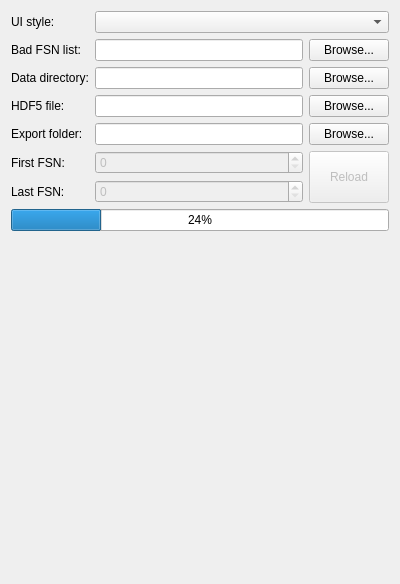
       <widget class="QWidget" name="ioPage">
        <property name="geometry">
         <rect>
          <x>0</x>
          <y>0</y>
          <width>400</width>
          <height>584</height>
         </rect>
        </property>
        <property name="sizePolicy">
         <sizepolicy hsizetype="Minimum" vsizetype="Preferred">
          <horstretch>0</horstretch>
          <verstretch>0</verstretch>
         </sizepolicy>
        </property>
        <attribute name="label">
         <string>Input/output</string>
        </attribute>
        <layout class="QGridLayout" name="gridLayout">
         <item row="4" column="1">
          <widget class="QLineEdit" name="exportFolderLineEdit"/>
         </item>
         <item row="0" column="1" colspan="2">
          <widget class="QComboBox" name="uiStyleComboBox"/>
         </item>
         <item row="0" column="0">
          <widget class="QLabel" name="label_24">
           <property name="text">
            <string>UI style:</string>
           </property>
          </widget>
         </item>
         <item row="6" column="1">
          <widget class="QSpinBox" name="firstFSNSpinBox">
           <property name="enabled">
            <bool>false</bool>
           </property>
           <property name="sizePolicy">
            <sizepolicy hsizetype="MinimumExpanding" vsizetype="Fixed">
             <horstretch>0</horstretch>
             <verstretch>0</verstretch>
            </sizepolicy>
           </property>
           <property name="maximum">
            <number>999999</number>
           </property>
          </widget>
         </item>
         <item row="6" column="2" rowspan="2">
          <widget class="QPushButton" name="reloadPushButton">
           <property name="enabled">
            <bool>false</bool>
           </property>
           <property name="sizePolicy">
            <sizepolicy hsizetype="Minimum" vsizetype="Minimum">
             <horstretch>0</horstretch>
             <verstretch>0</verstretch>
            </sizepolicy>
           </property>
           <property name="text">
            <string>Reload</string>
           </property>
           <property name="icon">
            <iconset theme="view-refresh">
             <normaloff>../../../../../</normaloff>../../../../../</iconset>
           </property>
          </widget>
         </item>
         <item row="7" column="0">
          <widget class="QLabel" name="label_3">
           <property name="sizePolicy">
            <sizepolicy hsizetype="Minimum" vsizetype="Preferred">
             <horstretch>0</horstretch>
             <verstretch>0</verstretch>
            </sizepolicy>
           </property>
           <property name="text">
            <string>Last FSN:</string>
           </property>
           <property name="buddy">
            <cstring>lastFSNSpinBox</cstring>
           </property>
          </widget>
         </item>
         <item row="6" column="0">
          <widget class="QLabel" name="label_2">
           <property name="sizePolicy">
            <sizepolicy hsizetype="Minimum" vsizetype="Minimum">
             <horstretch>0</horstretch>
             <verstretch>0</verstretch>
            </sizepolicy>
           </property>
           <property name="text">
            <string>First FSN:</string>
           </property>
           <property name="buddy">
            <cstring>firstFSNSpinBox</cstring>
           </property>
          </widget>
         </item>
         <item row="7" column="1">
          <widget class="QSpinBox" name="lastFSNSpinBox">
           <property name="enabled">
            <bool>false</bool>
           </property>
           <property name="sizePolicy">
            <sizepolicy hsizetype="MinimumExpanding" vsizetype="Fixed">
             <horstretch>0</horstretch>
             <verstretch>0</verstretch>
            </sizepolicy>
           </property>
           <property name="maximum">
            <number>999999</number>
           </property>
          </widget>
         </item>
         <item row="4" column="0">
          <widget class="QLabel" name="label_10">
           <property name="text">
            <string>Export folder:</string>
           </property>
          </widget>
         </item>
         <item row="3" column="1">
          <widget class="QLineEdit" name="saveHDFLineEdit">
           <property name="sizePolicy">
            <sizepolicy hsizetype="MinimumExpanding" vsizetype="Fixed">
             <horstretch>0</horstretch>
             <verstretch>0</verstretch>
            </sizepolicy>
           </property>
           <property name="readOnly">
            <bool>true</bool>
           </property>
          </widget>
         </item>
         <item row="4" column="2">
          <widget class="QPushButton" name="browseExportFolderPushButton">
           <property name="text">
            <string>Browse...</string>
           </property>
           <property name="icon">
            <iconset theme="document-save-as">
             <normaloff>.</normaloff>.</iconset>
           </property>
          </widget>
         </item>
         <item row="9" column="0" colspan="3">
          <spacer name="verticalSpacer">
           <property name="orientation">
            <enum>Qt::Vertical</enum>
           </property>
           <property name="sizeHint" stdset="0">
            <size>
             <width>0</width>
             <height>0</height>
            </size>
           </property>
          </spacer>
         </item>
         <item row="3" column="0">
          <widget class="QLabel" name="label_4">
           <property name="sizePolicy">
            <sizepolicy hsizetype="Minimum" vsizetype="Preferred">
             <horstretch>0</horstretch>
             <verstretch>0</verstretch>
            </sizepolicy>
           </property>
           <property name="text">
            <string>HDF5 file:</string>
           </property>
           <property name="buddy">
            <cstring>saveHDFLineEdit</cstring>
           </property>
          </widget>
         </item>
         <item row="3" column="2">
          <widget class="QPushButton" name="browseHDFPushButton">
           <property name="text">
            <string>Browse...</string>
           </property>
           <property name="icon">
            <iconset theme="document-save-as">
             <normaloff>../../../../../</normaloff>../../../../../</iconset>
           </property>
          </widget>
         </item>
         <item row="8" column="0" colspan="3">
          <widget class="QProgressBar" name="ioProgressBar">
           <property name="value">
            <number>24</number>
           </property>
          </widget>
         </item>
         <item row="2" column="0">
          <widget class="QLabel" name="label">
           <property name="sizePolicy">
            <sizepolicy hsizetype="Minimum" vsizetype="Preferred">
             <horstretch>0</horstretch>
             <verstretch>0</verstretch>
            </sizepolicy>
           </property>
           <property name="text">
            <string>Data directory:</string>
           </property>
           <property name="buddy">
            <cstring>rootDirLineEdit</cstring>
           </property>
          </widget>
         </item>
         <item row="2" column="1">
          <widget class="QLineEdit" name="rootDirLineEdit">
           <property name="sizePolicy">
            <sizepolicy hsizetype="MinimumExpanding" vsizetype="Fixed">
             <horstretch>0</horstretch>
             <verstretch>0</verstretch>
            </sizepolicy>
           </property>
           <property name="readOnly">
            <bool>true</bool>
           </property>
          </widget>
         </item>
         <item row="2" column="2">
          <widget class="QPushButton" name="browsePushButton">
           <property name="sizePolicy">
            <sizepolicy hsizetype="Minimum" vsizetype="Fixed">
             <horstretch>0</horstretch>
             <verstretch>0</verstretch>
            </sizepolicy>
           </property>
           <property name="text">
            <string>Browse...</string>
           </property>
           <property name="icon">
            <iconset theme="document-open">
             <normaloff>../../../../../</normaloff>../../../../../</iconset>
           </property>
          </widget>
         </item>
         <item row="1" column="0">
          <widget class="QLabel" name="label_15">
           <property name="text">
            <string>Bad FSN list:</string>
           </property>
          </widget>
         </item>
         <item row="1" column="1">
          <widget class="QLineEdit" name="badFSNListFileNameLineEdit">
           <property name="readOnly">
            <bool>true</bool>
           </property>
          </widget>
         </item>
         <item row="1" column="2">
          <widget class="QPushButton" name="browseBadFSNListFileNamePushButton">
           <property name="text">
            <string>Browse...</string>
           </property>
           <property name="icon">
            <iconset theme="document-open">
             <normaloff>.</normaloff>.</iconset>
           </property>
          </widget>
         </item>
        </layout>
       </widget>
